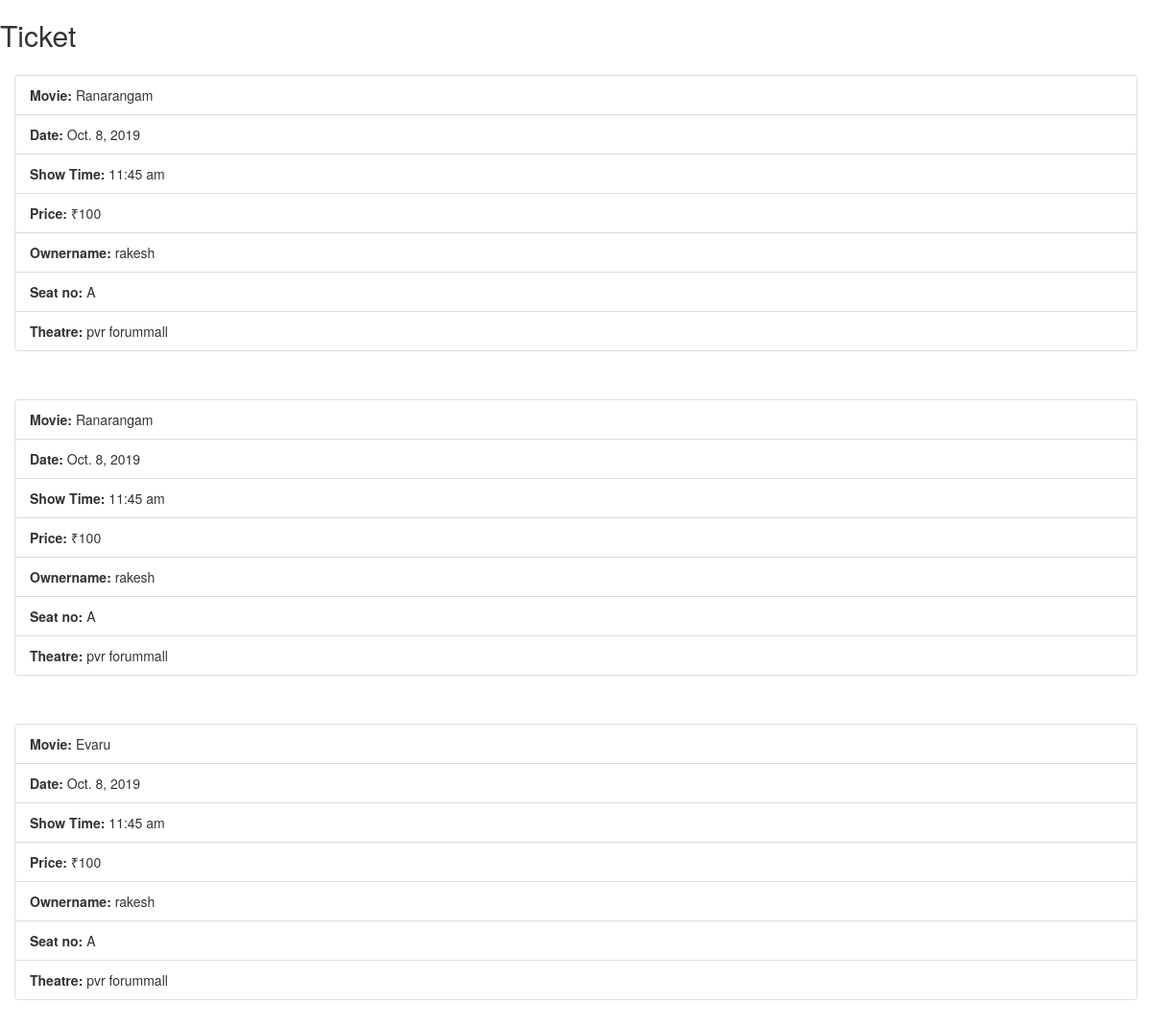
The page /tk on the database as committed earlier.
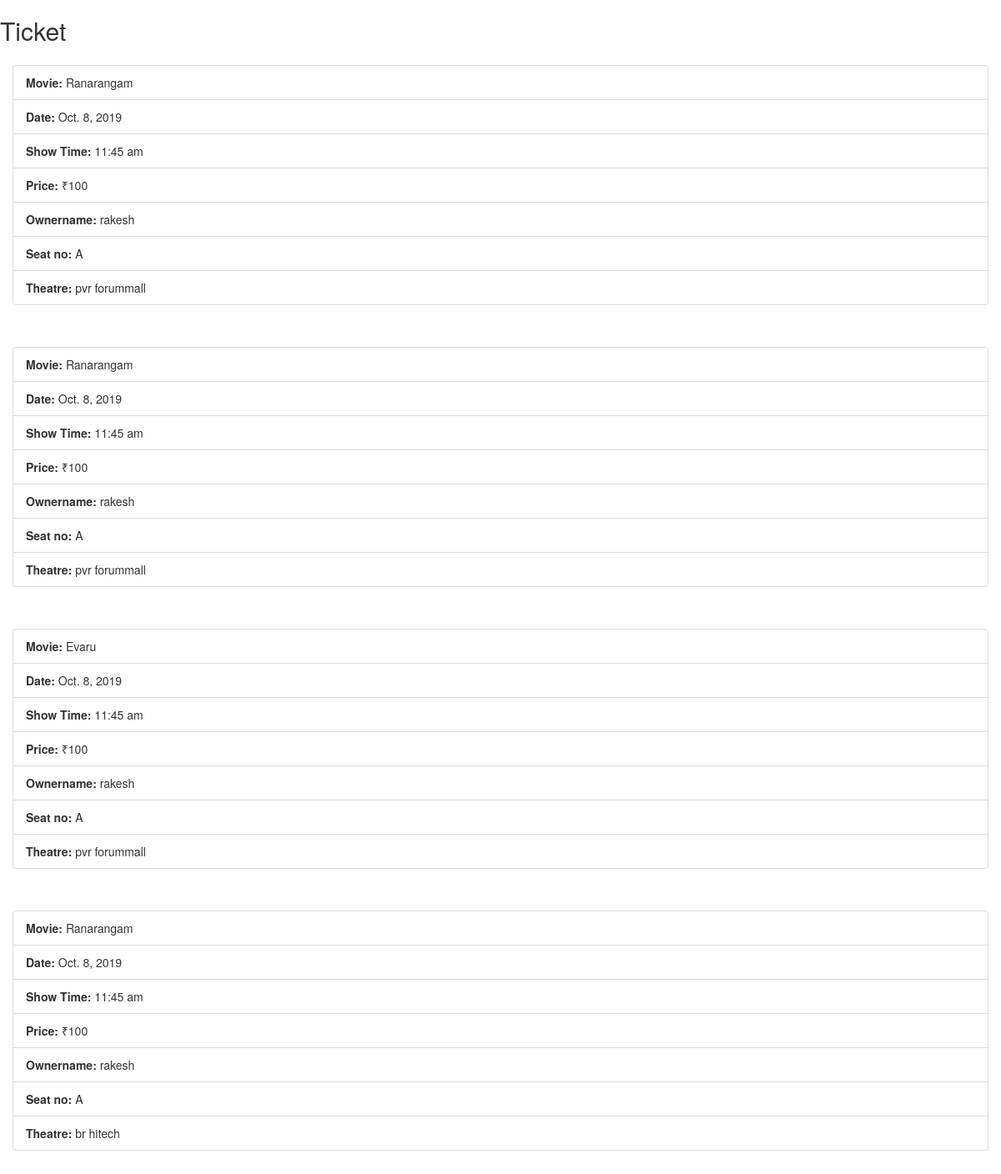
The same page on the database as committed later.
### tktapp/models.py (models this page shows, shortened)
class Booking(models.Model):
    Type = (
        ('11:45 am','11:45 am'),
        ('2:45 pm','2:45 pm'),
        ('6:45 pm','6:45 pm'),
        ('9:45 pm','9:45 pm')
    )
    Rate = (
        ('₹100','₹100'),
        ('₹70','₹70')
    )
    CHOICES = (
        ('₹100', (
            ('A','A'),
            ('B','B'),
            ('C','C'),
            ('D','D'),
        )),
        ('₹70', (
            ('F','F'),
            ('G','G'),
            ('H','H'),
        ))
    )
    Th = (
        ('pvr forummall','pvr forummall'),
        ('br hitech','br hitech'),
        ('cine polis JNTU','cine polis JNTU'),
        ('big movies AMPT','big movies AMPT')
    )
    Mv = (
        ('Ranarangam','Ranarangam'),
        ('Evaru','Evaru'),
        ('Kobbari matta','Kobbari matta'),
        ('Manmadhudu 2','Manmadhudu 2')
    )
    date = models.DateField(help_text='mm/dd/yyyy')
    showtime = models.CharField(max_length=30,choices=Type)
    ticketprice = models.CharField(max_length=30,choices=Rate)
    screen = models.CharField(max_length=30)
    theatre = models.CharField(max_length=30,choices = Th)
    movie = models.CharField(max_length=30,choices = Mv)
    mobile = models.CharField(max_length=30)
    name = models.CharField(max_length=30)
    select_seat = models.CharField(max_length=30,choices=CHOICES)

### tktapp/views.py (the view)
# urls.py: path('tk',views.ticket),
def ticket(request):
    tick = Booking.objects.all()
    return render(request,"blist.html",{'form':tick})

### tktapp/templates/blist.html (shortened to what this page needs)
<!DOCTYPE html>
<html lang="en">
<head>
</head>
<link rel="stylesheet" href="https://maxcdn.bootstrapcdn.com/bootstrap/3.4.0/css/bootstrap.min.css">
<h2>Ticket</h2>
{% for pl in form %}
<div class="modal-body">
    <ul class="list-group list-group-flush">
        <li class="list-group-item"><b>Movie:</b> {{pl.movie}}</li>
        <li class="list-group-item"><b>Date:</b> {{pl.date}}</li>
        <li class="list-group-item"><b>Show Time:</b> {{pl.showtime}}</li>
        <li class="list-group-item"><b>Price:</b> {{pl.ticketprice}}</li>
        <li class="list-group-item"><b>Ownername:</b> {{pl.name}}</li>
        <li class="list-group-item"><b>Seat no:</b> {{pl.select_seat}}</li>
        <li class="list-group-item"><b>Theatre:</b> {{pl.theatre}}</li>
    </ul>
</div>
{%endfor%}
</html>

Rows that differ between the two databases and show on the page:
added Booking: movie "Ranarangam", date "Oct. 8, 2019", showtime "11:45 am", ticketprice "₹100", name "rakesh", select_seat "A", theatre "br hitech"
